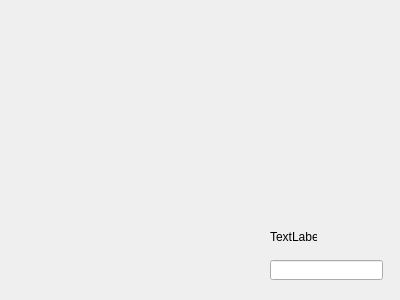
<?xml version="1.0" encoding="UTF-8"?>
<ui version="4.0">
 <class>DiagramWindow</class>
 <widget class="QDialog" name="DiagramWindow">
  <property name="geometry">
   <rect>
    <x>0</x>
    <y>0</y>
    <width>400</width>
    <height>300</height>
   </rect>
  </property>
  <property name="windowTitle">
   <string>Dialog</string>
  </property>
  <widget class="QLineEdit" name="lineEdit">
   <property name="geometry">
    <rect>
     <x>270</x>
     <y>260</y>
     <width>113</width>
     <height>20</height>
    </rect>
   </property>
  </widget>
  <widget class="QLabel" name="label">
   <property name="geometry">
    <rect>
     <x>270</x>
     <y>230</y>
     <width>47</width>
     <height>13</height>
    </rect>
   </property>
   <property name="text">
    <string>TextLabel</string>
   </property>
  </widget>
 </widget>
 <resources/>
 <connections/>
</ui>
